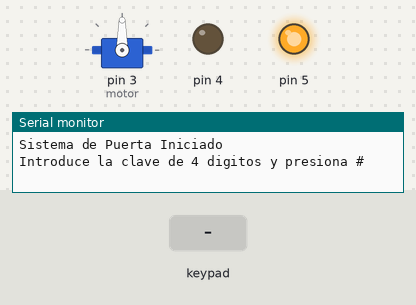
The sketch below on a simulated Arduino Uno, built with avr-gcc and run on an emulated ATmega328P. Parts: servo, output pins drawn as LEDs (lit = HIGH), the last lines printed to the serial monitor. The inputs (shaded band) are chosen by the test bench.

Above: at 1.2 s.
1.3 s: keypad keys A B C D # pressed 0.4 s apart
At 10.4 s:
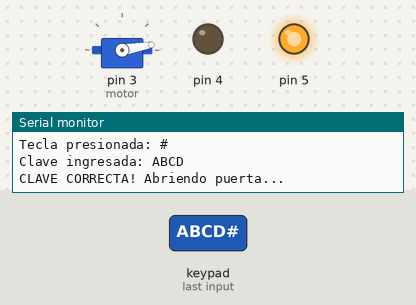
At 22.3 s:
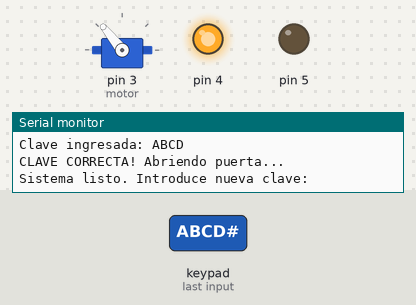
Timing chart, 0 to 22.9 s (numbered marks = the images above; inputs shaded):
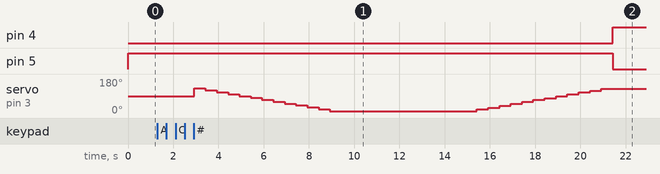

The sketch:

control_puerta.ino
```cpp
#include <Servo.h>
#include <Keypad.h>

Servo motor;

const byte ROWS = 4;
const byte COLS = 4;


char keys[ROWS][COLS] = {
  {'*','7','4','1'},
  {'0','8','5','2'},
  {'#','9','6','3'},
  {'D','C','B','A'}
};

byte rowPins[ROWS] = {9, 8, 7, 6};
byte colPins[COLS] = {10, 11, 12, 13};

Keypad keypad = Keypad(makeKeymap(keys), rowPins, colPins, ROWS, COLS);

char password[5] = "ABCD";
char input[5];
int index = 0;

void setup() {
  Serial.begin(9600);
  Serial.println("Sistema de Puerta Iniciado");
  Serial.println("Introduce la clave de 4 digitos y presiona #");

  motor.attach(3);
  pinMode(4, OUTPUT);
  pinMode(5, OUTPUT);
  digitalWrite(4, LOW);
  digitalWrite(5, HIGH);
}

void loop() {
  char key = keypad.getKey();

  if (key) {
    Serial.print("Tecla presionada: ");
    Serial.println(key);

    if (key == '#') {
      input[index] = '\0';
      Serial.print("Clave ingresada: ");
      Serial.println(input);

      if (strcmp(input, password) == 0) {
        Serial.println("CLAVE CORRECTA! Abriendo puerta...");
        AbrirPuerta();
        delay(500);
        CerrarPuerta();
        index = 0;
        input[0] = '\0';
        Serial.println("Sistema listo. Introduce nueva clave:");
      } else {
        Serial.println("CLAVE INCORRECTA! Intentalo de nuevo.");
        index = 0;
        input[0] = '\0';
        Serial.println("Introduce la clave de 4 digitos y presiona #");
      }
    } else if (key == '*') {
      index = 0;
      input[0] = '\0';
      Serial.println("Borrado. Introduce la clave nuevamente:");
    } else if (index < 4) {
      input[index++] = key;
      Serial.print("Llevas: ");
      for (int i = 0; i < index; i++) {
        Serial.print('*');
      }
      Serial.println(" (caracteres ocultos)");
    }
  }
}

void AbrirPuerta() {
  digitalWrite(4, LOW);
  digitalWrite(5, HIGH);
  for (int angulo = 130; angulo >= 9; angulo -= 10) {
    motor.write(angulo);
    delay(500);
  }
  digitalWrite(4, LOW);
  digitalWrite(5, HIGH);
  delay(5000);
}

void CerrarPuerta() {
  digitalWrite(4, LOW);
  digitalWrite(5, HIGH);
  for (int angulo = 9; angulo <= 130; angulo += 10) {
    motor.write(angulo);
    delay(500);
  }
  digitalWrite(4, HIGH);
  digitalWrite(5, LOW);
}
```

Measured:
- after the input at 1.3 s, pin 4: LOW → HIGH after 20.1 s; pin 5: HIGH → LOW after 20.1 s; servo on pin 3 (motor): 90° → 130° after 1.6 s, → 120° 0.50 s later, → 110° 0.50 s later, → 100° 0.50 s later, … (26 changes in this stretch)
